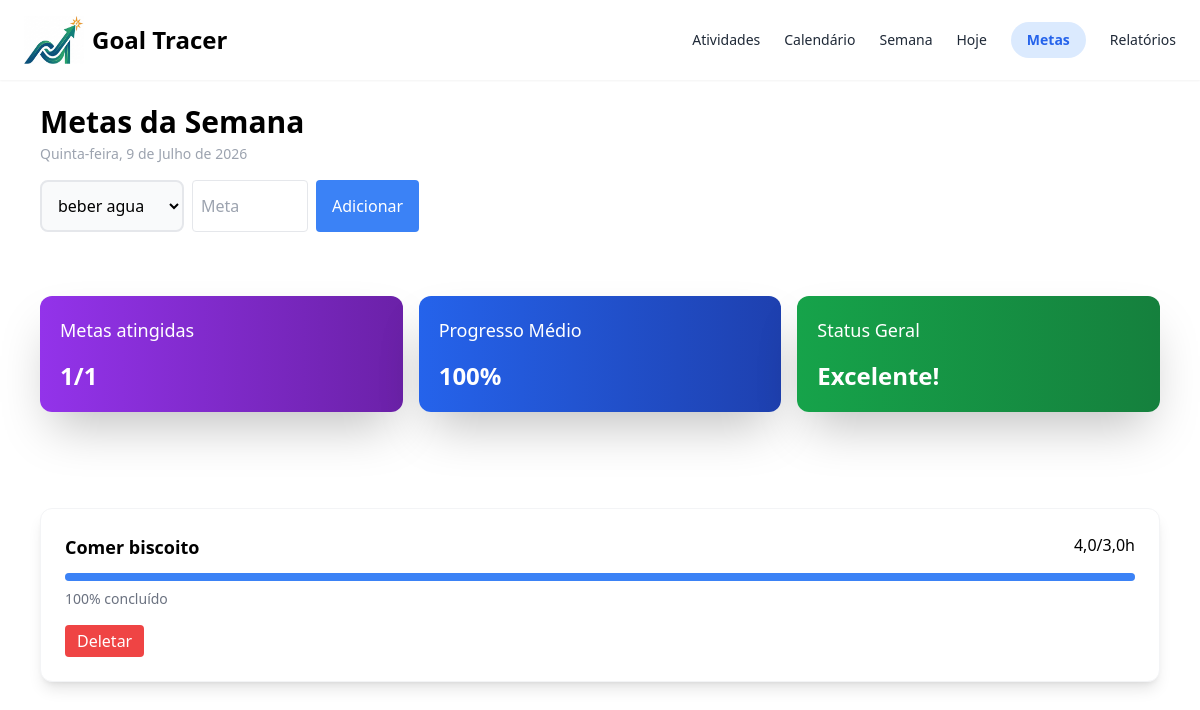
Before: /metas/ (signed in) with the older database file.
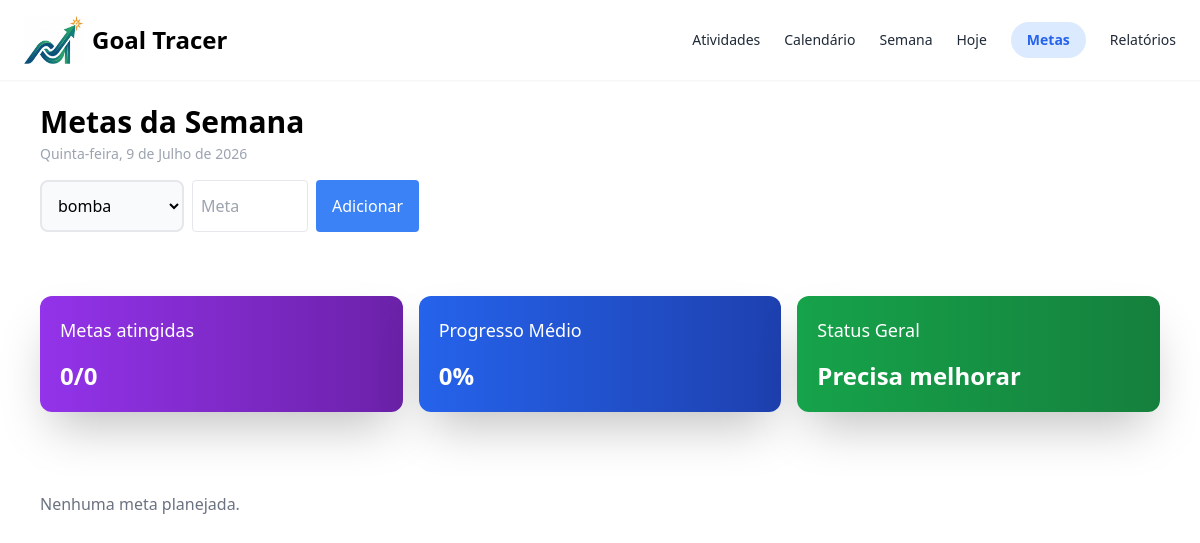
After: the same page with the newer database file.
### home/models.py (models this page shows, shortened)
class Meta(models.Model):
    semana = models.BigIntegerField(default=1)
    meta_horas = models.FloatField(default=0.0)
    atividade = models.ForeignKey(Atividade, on_delete=models.CASCADE, related_name="vinculos_metas")

class Atividade(models.Model):
    nome = models.CharField(max_length=200, unique=True) # unique=True evita nomes duplicados

### home/views.py (the view, shortened to what this page needs)
# urls.py: path('metas/', views.metas, name='metas'),
@login_required
def metas(request):
    context = gerar_dados_metas()
    return render(request, "home/metas.html", context)

### home/views.py (called while the page is built)
def data_formatada():
    hoje_data = timezone.localdate()
    dia_semana_hoje = DIAS[hoje_data.weekday()]
    dias_extenso = {
        "Segunda": "Segunda-feira",
        "Terça": "Terça-feira",
        "Quarta": "Quarta-feira",
        "Quinta": "Quinta-feira",
        "Sexta": "Sexta-feira",
        "Sábado": "Sábado",
        "Domingo": "Domingo",
    }
    meses = ["", "Janeiro", "Fevereiro", "Março", "Abril", "Maio", "Junho",
             "Julho", "Agosto", "Setembro", "Outubro", "Novembro", "Dezembro"]
    data_formatada = f"{dias_extenso[dia_semana_hoje]}, {hoje_data.day} de {meses[hoje_data.month]} de {hoje_data.year}"
    return data_formatada

### templates/home/metas.html (shortened to what this page needs)
<!DOCTYPE html>
<html lang="pt-BR">
	<head>
		{% load static %}
		<script src="https://cdn.tailwindcss.com"></script>
	</head>
	<body>
		<nav class="bg-white-600 flex shadow-sm px-6 py-4 justify-between">
			<div class="flex">
				{% load static %}
				<img src="{% static 'img/small-logo.png' %}" alt="Logo" class="w-[60px] h-auto">
				<h1 class="text-2xl font-bold p-2">Goal Tracer</h1>
			</div>
			<div class="flex items-center gap-6 text-gray-500 text-sm">
				<a href="{% url 'atividades' %}" class="text-gray-800">Atividades</a>
				<a href="{% url 'calendario' %}" class="text-gray-800">Calendário</a>
				<a href="{% url 'index' %}" class="text-gray-800">Semana</a>
				<a href="{% url 'hoje' %}" class="text-gray-800">Hoje</a>
				<a href="{% url 'metas' %}" class="bg-blue-100 text-blue-600 px-4 py-2 rounded-full font-bold">Metas</a>
				<a href="{% url 'relatorios' %}" class="text-gray-800">Relatórios</a>
			</div>
		</nav>
		<div>
			<div class="pl-10 py-6">
				<h2 class="text-3xl font-bold">Metas da Semana</h2>
				<p class="text-gray-400 text-sm mt-1">{{ data_formatada }}</p>
				<div class="flex gap-2 mt-4">
					<select id="caixa_atividades" name="dia_semana" class="border-2 rounded-lg bg-gray-50 p-3 w-[12vw]">
					{% for atividade in atividades %}
						<option value="{{ atividade }}"> {{ atividade }} </option>
						{% empty %}
						<option value=""></option>
					{% endfor %}
					</select>
					<input id="caixa_meta" type="number" step="0.5" min="0" max="24" name="meta_horas" placeholder="Meta" class="border p-2 rounded">
					<button id="botao_adicionar" class="bg-blue-500 text-white px-4 rounded">Adicionar</button>
				</div>
			</div>
			<div class="grid grid-cols-3 gap-4 p-10">
				<div class="bg-gradient-to-r from-purple-600 to-purple-800 shadow-2xl text-white rounded-xl p-5">
					<p class="text-lg">Metas atingidas</p>
					<p id="metas_atingidas" class="text-2xl font-bold pt-4">{{ metas_atingidas }}/{{ total_metas }}</p>
				</div>
				<div class="bg-gradient-to-r from-blue-600 to-blue-800 shadow-2xl text-white rounded-xl p-5">
					<p class="text-lg">Progresso Médio</p>
					<p id="progresso_medio" class="text-2xl font-bold pt-4">{{ progresso_medio }}%</p>
				</div>
				<div class="bg-gradient-to-r from-green-600 to-green-700 shadow-2xl text-white rounded-xl p-5">
					<p class="text-lg">Status Geral</p>
					<p id="status" class="text-2xl font-bold pt-4">{{ status }}</p>
				</div>
			</div>
		</div>
		<div id="div_metas" class="p-10">
			{% for meta in metas %}
				<div id="div_meta_{{ meta.atividade.nome }}" class="bg-white rounded-xl border border-gray-100 p-6 mt-4 shadow-lg">
					<div class="flex justify-between mb-3">
						<h4 class="font-semibold text-lg">{{ meta.atividade.nome }}</h4>
						<div>{{ meta.horas_semana }}/{{ meta.meta_horas }}h</div>
					</div>
					<div class="w-full bg-gray-200 h-2 rounded-full">
						<div class="bg-blue-500 h-2 rounded-full w-[{{ meta.percentual }}%]"></div>
					</div>
					<p class="mt-2 text-sm text-gray-500">{{ meta.percentual }}% concluído</p>
					<div class="flex mt-4">
						<button id="botao_deletar_{{ meta.atividade.nome }}" type="submit" class="px-3 py-1 bg-red-500 text-white rounded">Deletar</button>
					</div>
				</div>
			{% empty %}
				<p class="text-gray-500">Nenhuma meta planejada.</p>
			{% endfor %}
		</div>
	</body>
</html>

Changed rows visible on the page:
removed Meta: atividade.nome "Comer biscoito", horas_semana "4,0", meta_horas "3,0", percentual "100"
Other visible differences:
form field dia_semana: "beber agua" → "bomba"
{{ metas_atingidas }}: "1" → "0"
{{ total_metas }}: "1" → "0"
{{ progresso_medio }}: "100" → "0"
{{ status }}: "Excelente!" → "Precisa melhorar"
text now shown: "Nenhuma meta planejada."
